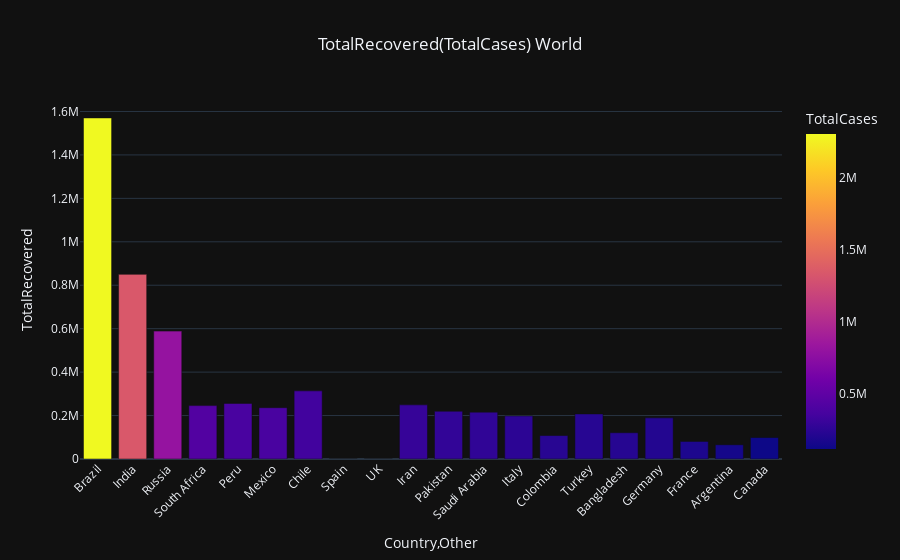

Notebook code for this chart:
### Markdown cell above
From the above graph we can observe while comparing Rajasthan, Delhi and Tamil Nadu<br>
Rajasthan has cured more people while having more cases than Delhi and Tamil Nadu<br>
From this we can infer that **Rajasthan has better medical fascilities**

### Code cell
bar_chart(temp_df1.iloc[2:22, :], total_recovered_world, total_cases_world, 'World')

### Figure 1 — Plotly figure (JSON) as saved in the notebook; plotly's stock layout.template omitted (floating-point values rounded to 4 significant figures)
{"data": [{"alignmentgroup": "True", "hovertemplate": "Country,Other=%{x}<br>TotalRecovered=%{y}<br>TotalCases=%{marker.color}<extra></extra>", "legendgroup": "", "marker": {"color": [2303661, 1337022, 800849, 421996, 371096, 370712, 341304, 319501, 297914, 286523, 270400, 262772, 245590, 226373, 224252, 218658, 205879, 180528, 148027, 113040], "coloraxis": "coloraxis"}, "name": "", "offsetgroup": "", "orientation": "v", "showlegend": false, "textposition": "auto", "type": "bar", "x": ["Brazil", "India", "Russia", "South Africa", "Peru", "Mexico", "Chile", "Spain", "UK", "Iran", "Pakistan", "Saudi Arabia", "Italy", "Colombia", "Turkey", "Bangladesh", "Germany", "France", "Argentina", "Canada"], "xaxis": "x", "y": [1570237, 850107, 588774, 245771, 255945, 236209, 313696, 0, 0, 249212, 219783, 215731, 198192, 107951, 207374, 120976, 189400, 80815, 65447, 98766], "yaxis": "y"}], "layout": {"barmode": "relative", "coloraxis": {"colorbar": {"title": {"text": "TotalCases"}}, "colorscale": [[0, "#0d0887"], [0.1111, "#46039f"], [0.2222, "#7201a8"], [0.3333, "#9c179e"], [0.4444, "#bd3786"], [0.5556, "#d8576b"], [0.6667, "#ed7953"], [0.7778, "#fb9f3a"], [0.8889, "#fdca26"], [1, "#f0f921"]]}, "hovermode": "x", "legend": {"tracegroupgap": 0}, "title": {"text": "TotalRecovered(TotalCases) World", "x": 0.5, "xanchor": "center"}, "xaxis": {"anchor": "y", "domain": [0, 1], "tickangle": -45, "title": {"text": "Country,Other"}}, "yaxis": {"anchor": "x", "domain": [0, 1], "title": {"text": "TotalRecovered"}}}}
